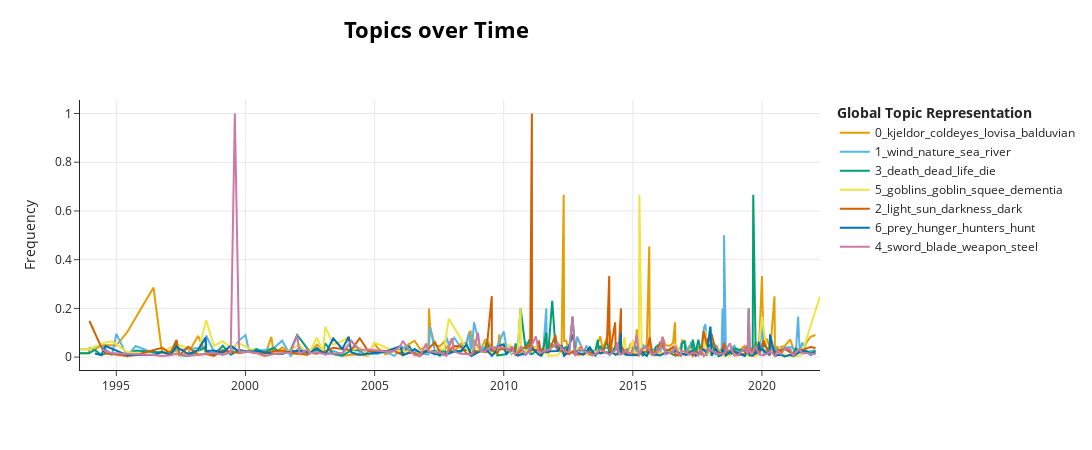

Write notebook code for a chart like this one.
### Code cell
# Visualize relative frequency of topics over time

topic_model.visualize_topics_over_time(topics_over_time, topics = [0, 1, 2, 3, 4, 5, 6])

### Figure 1 — Plotly figure (JSON) as saved in the notebook; plotly's stock layout.template omitted (floating-point values rounded to 4 significant figures; data arrays with more than 128 entries replaced by an {"elided": "..."} marker saying what was removed)
{"data": [{"hoverinfo": "text", "hovertext": {"elided": "186 str values"}, "marker": {"color": "#E69F00"}, "mode": "lines", "name": "0_kjeldor_coldeyes_lovisa_balduvian", "type": "scatter", "x": {"elided": "186 str values"}, "y": {"elided": "186 float values"}}, {"hoverinfo": "text", "hovertext": {"elided": "181 str values"}, "marker": {"color": "#56B4E9"}, "mode": "lines", "name": "1_wind_nature_sea_river", "type": "scatter", "x": {"elided": "181 str values"}, "y": {"elided": "181 float values"}}, {"hoverinfo": "text", "hovertext": {"elided": "168 str values"}, "marker": {"color": "#009E73"}, "mode": "lines", "name": "3_death_dead_life_die", "type": "scatter", "x": {"elided": "168 str values"}, "y": {"elided": "168 float values"}}, {"hoverinfo": "text", "hovertext": {"elided": "142 str values"}, "marker": {"color": "#F0E442"}, "mode": "lines", "name": "5_goblins_goblin_squee_dementia", "type": "scatter", "x": {"elided": "142 str values"}, "y": {"elided": "142 float values"}}, {"hoverinfo": "text", "hovertext": {"elided": "158 str values"}, "marker": {"color": "#D55E00"}, "mode": "lines", "name": "2_light_sun_darkness_dark", "type": "scatter", "x": {"elided": "158 str values"}, "y": {"elided": "158 float values"}}, {"hoverinfo": "text", "hovertext": {"elided": "150 str values"}, "marker": {"color": "#0072B2"}, "mode": "lines", "name": "6_prey_hunger_hunters_hunt", "type": "scatter", "x": {"elided": "150 str values"}, "y": {"elided": "150 float values"}}, {"hoverinfo": "text", "hovertext": {"elided": "152 str values"}, "marker": {"color": "#CC79A7"}, "mode": "lines", "name": "4_sword_blade_weapon_steel", "type": "scatter", "x": {"elided": "152 str values"}, "y": {"elided": "152 float values"}}], "layout": {"height": 450, "hoverlabel": {"bgcolor": "white", "font": {"family": "Rockwell", "size": 16}}, "legend": {"title": {"text": "<b>Global Topic Representation"}}, "title": {"font": {"color": "Black", "size": 22}, "text": "<b>Topics over Time", "x": 0.4, "xanchor": "center", "y": 0.95, "yanchor": "top"}, "width": 1250, "xaxis": {"showgrid": true}, "yaxis": {"showgrid": true, "title": {"text": "Frequency"}}}}
